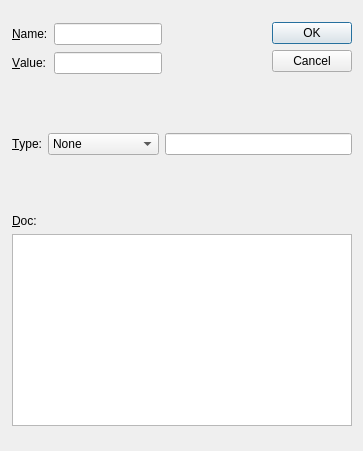
<?xml version="1.0" encoding="UTF-8"?>
<ui version="4.0">
 <class>Dialog</class>
 <widget class="QDialog" name="Dialog">
  <property name="geometry">
   <rect>
    <x>0</x>
    <y>0</y>
    <width>363</width>
    <height>451</height>
   </rect>
  </property>
  <property name="minimumSize">
   <size>
    <width>363</width>
    <height>451</height>
   </size>
  </property>
  <property name="windowTitle">
   <string>Dialog</string>
  </property>
  <widget class="QWidget" name="">
   <property name="geometry">
    <rect>
     <x>12</x>
     <y>22</y>
     <width>340</width>
     <height>404</height>
    </rect>
   </property>
   <layout class="QVBoxLayout" name="verticalLayout_2">
    <item>
     <layout class="QHBoxLayout" name="horizontalLayout_2">
      <item>
       <layout class="QGridLayout" name="gridLayout">
        <item row="0" column="0">
         <widget class="QLabel" name="label">
          <property name="text">
           <string>&amp;Name:</string>
          </property>
          <property name="buddy">
           <cstring>lineEdit</cstring>
          </property>
         </widget>
        </item>
        <item row="0" column="1">
         <widget class="QLineEdit" name="lineEdit"/>
        </item>
        <item row="1" column="0">
         <widget class="QLabel" name="label_2">
          <property name="text">
           <string>&amp;Value:</string>
          </property>
          <property name="buddy">
           <cstring>lineEdit_2</cstring>
          </property>
         </widget>
        </item>
        <item row="1" column="1">
         <widget class="QLineEdit" name="lineEdit_2"/>
        </item>
       </layout>
      </item>
      <item>
       <spacer name="horizontalSpacer">
        <property name="orientation">
         <enum>Qt::Horizontal</enum>
        </property>
        <property name="sizeHint" stdset="0">
         <size>
          <width>40</width>
          <height>20</height>
         </size>
        </property>
       </spacer>
      </item>
      <item>
       <widget class="QDialogButtonBox" name="buttonBox">
        <property name="orientation">
         <enum>Qt::Vertical</enum>
        </property>
        <property name="standardButtons">
         <set>QDialogButtonBox::Cancel|QDialogButtonBox::Ok</set>
        </property>
       </widget>
      </item>
     </layout>
    </item>
    <item>
     <spacer name="verticalSpacer">
      <property name="orientation">
       <enum>Qt::Vertical</enum>
      </property>
      <property name="sizeHint" stdset="0">
       <size>
        <width>20</width>
        <height>40</height>
       </size>
      </property>
     </spacer>
    </item>
    <item>
     <layout class="QHBoxLayout" name="horizontalLayout">
      <item>
       <widget class="QLabel" name="label_3">
        <property name="text">
         <string>&amp;Type:</string>
        </property>
        <property name="buddy">
         <cstring>comboBox</cstring>
        </property>
       </widget>
      </item>
      <item>
       <widget class="QComboBox" name="comboBox">
        <item>
         <property name="text">
          <string>None</string>
         </property>
        </item>
        <item>
         <property name="text">
          <string>NX_CHAR</string>
         </property>
        </item>
        <item>
         <property name="text">
          <string>NX_BOOLEAN</string>
         </property>
        </item>
        <item>
         <property name="text">
          <string>NX_INT</string>
         </property>
        </item>
        <item>
         <property name="text">
          <string>NX_FLOAT</string>
         </property>
        </item>
        <item>
         <property name="text">
          <string>NX_UINT</string>
         </property>
        </item>
        <item>
         <property name="text">
          <string>NX_INT32</string>
         </property>
        </item>
        <item>
         <property name="text">
          <string>NX_INT64</string>
         </property>
        </item>
        <item>
         <property name="text">
          <string>NX_FLOAT32</string>
         </property>
        </item>
        <item>
         <property name="text">
          <string>NX_FLOAT64</string>
         </property>
        </item>
        <item>
         <property name="text">
          <string>NX_UINT32</string>
         </property>
        </item>
        <item>
         <property name="text">
          <string>NX_UINT64</string>
         </property>
        </item>
        <item>
         <property name="text">
          <string>other ...</string>
         </property>
        </item>
       </widget>
      </item>
      <item>
       <widget class="QLineEdit" name="lineEdit_3"/>
      </item>
     </layout>
    </item>
    <item>
     <spacer name="verticalSpacer_2">
      <property name="orientation">
       <enum>Qt::Vertical</enum>
      </property>
      <property name="sizeHint" stdset="0">
       <size>
        <width>18</width>
        <height>28</height>
       </size>
      </property>
     </spacer>
    </item>
    <item>
     <layout class="QVBoxLayout" name="verticalLayout">
      <item>
       <widget class="QLabel" name="label_4">
        <property name="text">
         <string>&amp;Doc:</string>
        </property>
        <property name="buddy">
         <cstring>textEdit</cstring>
        </property>
       </widget>
      </item>
      <item>
       <widget class="QTextEdit" name="textEdit"/>
      </item>
     </layout>
    </item>
   </layout>
  </widget>
 </widget>
 <tabstops>
  <tabstop>lineEdit</tabstop>
  <tabstop>lineEdit_2</tabstop>
  <tabstop>comboBox</tabstop>
  <tabstop>lineEdit_3</tabstop>
  <tabstop>textEdit</tabstop>
  <tabstop>buttonBox</tabstop>
 </tabstops>
 <resources/>
 <connections>
  <connection>
   <sender>buttonBox</sender>
   <signal>accepted()</signal>
   <receiver>Dialog</receiver>
   <slot>accept()</slot>
   <hints>
    <hint type="sourcelabel">
     <x>248</x>
     <y>254</y>
    </hint>
    <hint type="destinationlabel">
     <x>157</x>
     <y>274</y>
    </hint>
   </hints>
  </connection>
  <connection>
   <sender>buttonBox</sender>
   <signal>rejected()</signal>
   <receiver>Dialog</receiver>
   <slot>reject()</slot>
   <hints>
    <hint type="sourcelabel">
     <x>316</x>
     <y>260</y>
    </hint>
    <hint type="destinationlabel">
     <x>286</x>
     <y>274</y>
    </hint>
   </hints>
  </connection>
 </connections>
</ui>
